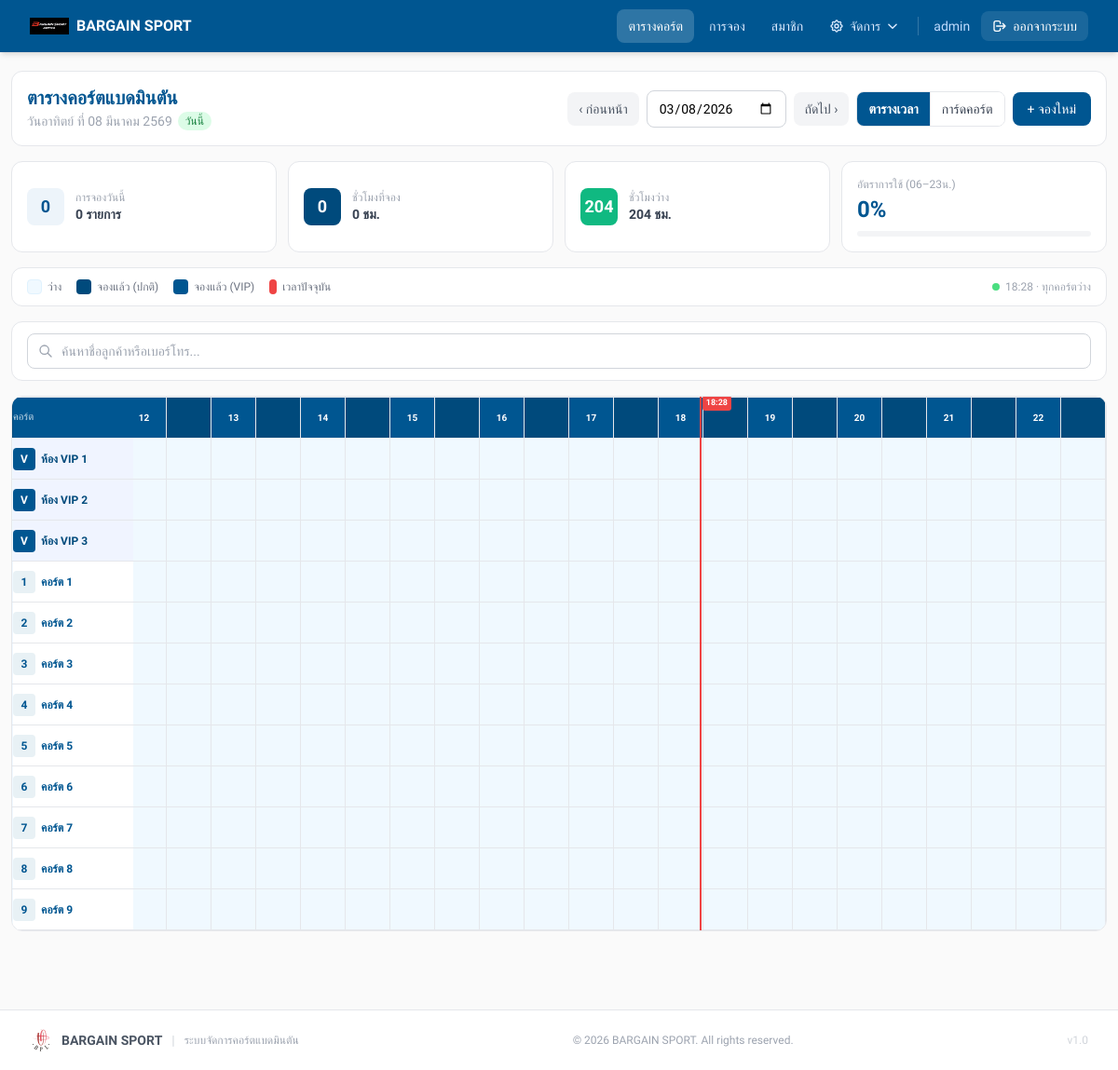
The app's page /timetable_detail.php (signed in) with its own data.
### tables this page shows
CREATE TABLE `courts` (
  `id` int NOT NULL,
  `court_no` int NOT NULL,
  `vip_room_name` varchar(100) DEFAULT NULL COMMENT 'ชื่อห้อง VIP',
  `status` enum('Available','Booked','In Use','Maintenance') DEFAULT 'Available',
  `is_vip` tinyint(1) NOT NULL DEFAULT '0',
  `court_type` enum('normal','vip') DEFAULT 'normal' COMMENT 'ประเภทคอร์ต: normal=ปกติ, vip=VIP',
  `vip_price` decimal(10,2) DEFAULT NULL COMMENT 'ราคาพิเศษสำหรับคอร์ต VIP (บาท/ชั่วโมง)',
  `normal_price` decimal(10,2) DEFAULT NULL COMMENT 'ราคาคงที่สำหรับคอร์ตปกติ (optional)',
  `pricing_group_id` int DEFAULT NULL
);

### timetable_detail.php (the view, shortened to what this page needs)
<?php
require_once __DIR__ . '/config/db.php';
$date = $_GET['date'] ?? date('Y-m-d');
$courts = $pdo->query('SELECT * FROM courts ORDER BY court_type DESC, vip_room_name ASC, court_no ASC')->fetchAll();
$grid        = [];
$gridDetails = [];
foreach ($courts as $c) {
    $grid[$c['id']]        = array_fill(0, 48, null);
    $gridDetails[$c['id']] = array_fill(0, 48, null);
}
$uniqueBookings = [];
$totalBusinessSlots = count($courts) * SLOT_COUNT;
$bookedBusinessSlots = 0;
$freeBusinessSlots = $totalBusinessSlots - $bookedBusinessSlots;
$bookedHours = round($bookedBusinessSlots / 2, 1);
$freeHours   = round($freeBusinessSlots / 2, 1);
$occupancy   = $totalBusinessSlots > 0 ? round($bookedBusinessSlots / $totalBusinessSlots * 100, 1) : 0;
$bookingCount = count($uniqueBookings);
$dateObj    = new DateTime($date);
$thaiMonths = [1=>'มกราคม','กุมภาพันธ์','มีนาคม','เมษายน','พฤษภาคม','มิถุนายน','กรกฎาคม','สิงหาคม','กันยายน','ตุลาคม','พฤศจิกายน','ธันวาคม'];
$thaiDays   = ['อาทิตย์','จันทร์','อังคาร','พุธ','พฤหัสบดี','ศุกร์','เสาร์'];
$dayName    = $thaiDays[(int)$dateObj->format('w')];
$thaiDate   = "วัน{$dayName} ที่ ".$dateObj->format('d')." ".$thaiMonths[(int)$dateObj->format('n')]." ".($dateObj->format('Y')+543);
$isToday    = ($date === date('Y-m-d'));
function getCourtDisplayName(array $court): string {
    if ($court['court_type'] === 'vip' || $court['is_vip'] == 1)
        return $court['vip_room_name'] ?? 'ห้อง VIP';
    return 'คอร์ต ' . $court['court_no'];
}
$prevDate = (new DateTime($date))->modify('-1 day')->format('Y-m-d');
$nextDate = (new DateTime($date))->modify('+1 day')->format('Y-m-d');
?>
<!doctype html>
<html lang="th">
<head>
  <script src="https://cdn.tailwindcss.com"></script>
</head>
<body style="background:#FAFAFA;" class="min-h-screen">
<?php include __DIR__ . '/includes/header.php'; ?>
<div class="max-w-full px-3 py-5">
  <div class="bg-white rounded-xl border border-gray-200 p-4 mb-4">
    <div class="flex flex-col lg:flex-row justify-between items-start lg:items-center gap-3">
      <div>
        <h1 style="color:#005691;" class="text-xl font-bold leading-tight">ตารางคอร์ตแบดมินตัน</h1>
        <p class="text-gray-400 text-sm mt-0.5 flex items-center gap-1.5">
          <?= $thaiDate ?>
          <?php if ($isToday): ?>
          <span class="text-xs px-2 py-0.5 rounded-full bg-green-100 text-green-700 font-medium">วันนี้</span>
          <?php endif; ?>
        </p>
      </div>
      <div class="flex items-center gap-2 flex-wrap">
        <a href="?date=<?= $prevDate ?>" class="px-3 py-2 bg-gray-100 text-gray-600 text-sm rounded-lg hover:bg-gray-200 transition-colors">‹ ก่อนหน้า</a>
        <form method="get" class="flex gap-2">
          <input type="date" name="date" value="<?= htmlspecialchars($date) ?>"
                 onchange="this.form.submit()"
                 class="px-3 py-2 border border-gray-300 rounded-lg focus:border-[#005691] outline-none text-sm">
        </form>
        <a href="?date=<?= $nextDate ?>" class="px-3 py-2 bg-gray-100 text-gray-600 text-sm rounded-lg hover:bg-gray-200 transition-colors">ถัดไป ›</a>
        <div class="flex rounded-lg overflow-hidden border border-gray-200 text-sm flex-shrink-0">
          <button id="btnTimeline" onclick="setView('timeline')"
                  class="px-3 py-2 transition-colors">ตารางเวลา</button>
          <button id="btnCards" onclick="setView('cards')"
                  class="px-3 py-2 transition-colors border-l border-gray-200">การ์ดคอร์ต</button>
        </div>
        <a href="/bookings/create.php" style="background:#005691;"
           class="px-4 py-2 text-white text-sm rounded-lg hover:opacity-90 transition-opacity whitespace-nowrap">+ จองใหม่</a>
      </div>
    </div>
  </div>
  <div class="grid grid-cols-2 sm:grid-cols-4 gap-3 mb-4">
    <div class="bg-white rounded-xl border border-gray-200 p-4 flex items-center gap-3">
      <div style="background:#EDF4FA;" class="w-10 h-10 rounded-lg flex items-center justify-center text-[#005691] text-lg font-bold flex-shrink-0"><?= $bookingCount ?></div>
      <div>
        <p class="text-xs text-gray-400">การจองวันนี้</p>
        <p class="text-sm font-semibold text-gray-700"><?= $bookingCount ?> รายการ</p>
      </div>
    </div>
    <div class="bg-white rounded-xl border border-gray-200 p-4 flex items-center gap-3">
      <div style="background:#004A7C;" class="w-10 h-10 rounded-lg flex items-center justify-center text-white text-lg font-bold flex-shrink-0"><?= $bookedHours ?></div>
      <div>
        <p class="text-xs text-gray-400">ชั่วโมงที่จอง</p>
        <p class="text-sm font-semibold text-gray-700"><?= $bookedHours ?> ชม.</p>
      </div>
    </div>
    <div class="bg-white rounded-xl border border-gray-200 p-4 flex items-center gap-3">
      <div style="background:#10b981;" class="w-10 h-10 rounded-lg flex items-center justify-center text-white text-lg font-bold flex-shrink-0"><?= $freeHours ?></div>
      <div>
        <p class="text-xs text-gray-400">ชั่วโมงว่าง</p>
        <p class="text-sm font-semibold text-gray-700"><?= $freeHours ?> ชม.</p>
      </div>
    </div>
    <div class="bg-white rounded-xl border border-gray-200 p-4">
      <p class="text-xs text-gray-400 mb-1">อัตราการใช้ (06–23น.)</p>
      <p style="color:#005691;" class="text-2xl font-bold leading-tight"><?= $occupancy ?>%</p>
      <div class="w-full bg-gray-100 rounded-full h-1.5 mt-2">
      </div>
    </div>
  </div>
  <div class="bg-white rounded-xl border border-gray-200 px-4 py-3 mb-4 flex flex-wrap gap-4 items-center justify-between">
    <div class="flex flex-wrap gap-4">
      <div class="flex items-center gap-1.5 text-xs text-gray-500">
        <div class="w-4 h-4 rounded" style="background:#f0f9ff;border:1px solid #e0f2fe;"></div>ว่าง
      </div>
      <div class="flex items-center gap-1.5 text-xs text-gray-500">
        <div class="w-4 h-4 rounded" style="background:#004A7C;"></div>จองแล้ว (ปกติ)
      </div>
      <div class="flex items-center gap-1.5 text-xs text-gray-500">
        <div class="w-4 h-4 rounded" style="background:#005691;"></div>จองแล้ว (VIP)
      </div>
      <div class="flex items-center gap-1.5 text-xs text-gray-500">
        <div class="w-2 h-4 rounded" style="background:#ef4444;"></div>เวลาปัจจุบัน
      </div>
    </div>
    <div class="flex items-center gap-3">
      <?php if ($isToday): ?>
      <div id="liveStatus" class="text-xs text-gray-400 font-medium flex items-center gap-1.5">
        <span class="w-2 h-2 rounded-full bg-green-400 inline-block animate-pulse"></span>
        <span id="liveStatusText">กำลังโหลด...</span>
      </div>
      <?php endif; ?>
    </div>
  </div>
  <div class="bg-white rounded-xl border border-gray-200 px-4 py-3 mb-4">
    <div class="flex flex-col sm:flex-row gap-2 items-stretch sm:items-center">
      <div class="relative flex-1">
        <input type="text" id="bookingSearch"
          placeholder="ค้นหาชื่อลูกค้าหรือเบอร์โทร..."
          oninput="doSearch(this.value)"
          class="w-full pl-9 pr-4 py-2 border border-gray-300 rounded-lg text-sm outline-none focus:border-[#005691] focus:ring-1 focus:ring-[#005691]/20">
      </div>
    </div>
  </div>
  <div id="viewTimeline">
  <div class="bg-white rounded-xl border border-gray-200 overflow-hidden mb-4">
    <div class="tl-wrap" id="tlWrap">
      <table class="tl-table" id="tlTable">
        <thead>
          <tr>
            <th class="tl-court-col-head tl-court-cell-head tl-court-col px-3 py-2 text-left">คอร์ต</th>
            <?php for ($i = 0; $i < SLOT_COUNT; $i++):
              $slotAbsolute = SLOT_START + $i;
              $slotHour = intdiv($slotAbsolute, 2);
              $isHalf   = ($slotAbsolute % 2 !== 0);
            ?>
            <th class="tl-slot tl-hour-head <?= $isHalf ? 'half' : '' ?>">
              <?= $isHalf ? '' : sprintf('%02d', $slotHour) ?>
            </th>
            <?php endfor; ?>
          </tr>
        </thead>
        <tbody>
          <?php foreach ($courts as $c):
            $isVip = ($c['court_type'] === 'vip' || $c['is_vip'] == 1);
            $courtName = getCourtDisplayName($c);
            $courtCls  = $isVip ? 'tl-court-cell tl-court-cell-vip' : 'tl-court-cell';
            $bookedCls = $isVip ? 'tl-booked-vip' : 'tl-booked-normal';
          ?>
          <tr>
            <td class="tl-court-col <?= $courtCls ?>" title="<?= htmlspecialchars($courtName) ?>">
              <div class="flex items-center gap-1.5 overflow-hidden">
                <?php if ($isVip): ?>
                <span style="background:#005691;" class="flex-shrink-0 w-6 h-6 rounded flex items-center justify-center text-white text-xs font-bold">V</span>
                <?php else: ?>
                <span style="background:#E8F1F5;color:#005691;" class="flex-shrink-0 w-6 h-6 rounded flex items-center justify-center font-bold text-xs"><?= $c['court_no'] ?></span>
                <?php endif; ?>
                <span class="overflow-hidden text-ellipsis whitespace-nowrap text-xs"><?= htmlspecialchars($courtName) ?></span>
              </div>
            </td>
            <?php
            $si = 0;
            while ($si < SLOT_COUNT):
              $slotAbs = SLOT_START + $si;
              $bkId    = $grid[$c['id']][$slotAbs];
              $bk      = $gridDetails[$c['id']][$slotAbs];
              if ($bkId !== null && $bk !== null):
                $colspan = 0;
                $tmpSi = $si;
                while ($tmpSi < SLOT_COUNT && $grid[$c['id']][SLOT_START + $tmpSi] === $bkId) {
                  $colspan++;
                  $tmpSi++;
                }
                $startDt = new DateTime($bk['start_datetime']);
                $endDt   = (clone $startDt)->modify('+' . (int)$bk['duration_hours'] . ' hour');
                $hasSlip = !empty($bk['payment_slip_path']);
                $bkJson  = htmlspecialchars(json_encode($bk, JSON_UNESCAPED_UNICODE), ENT_QUOTES);
                $cnJson  = htmlspecialchars(json_encode($courtName, JSON_UNESCAPED_UNICODE), ENT_QUOTES);
            ?>
            <td class="tl-booked <?= $bookedCls ?>"
                colspan="<?= $colspan ?>"
                data-bk-id="<?= $bk['id'] ?>"
                data-bk-name="<?= htmlspecialchars($bk['customer_name'], ENT_QUOTES) ?>"
                data-bk-phone="<?= htmlspecialchars($bk['customer_phone'] ?? '', ENT_QUOTES) ?>"
                data-bk-court="<?= htmlspecialchars($courtName, ENT_QUOTES) ?>"
                data-bk-badge="<?= $isVip ? 'V' : $c['court_no'] ?>"
                data-bk-start="<?= $startDt->format('H:i') ?>"
                data-bk-end="<?= $endDt->format('H:i') ?>"
                data-bk-start-ts="<?= $startDt->getTimestamp() ?>"
                data-bk-end-ts="<?= $endDt->getTimestamp() ?>"
                data-bk-vip="<?= $isVip ? '1' : '0' ?>"
                onclick="showModal(<?= $bkJson ?>, <?= $cnJson ?>, <?= $isVip ? 'true' : 'false' ?>)"
                title="<?= htmlspecialchars($bk['customer_name']) ?> <?= $startDt->format('H:i') ?>–<?= $endDt->format('H:i') ?>">
              <div class="tl-booked-inner">
                <div class="tl-booked-name"><?= htmlspecialchars($bk['customer_name']) ?></div>
                <?php if ($colspan >= 3): ?>
                <div class="tl-booked-time"><?= $startDt->format('H:i') ?>–<?= $endDt->format('H:i') ?></div>
                <?php endif; ?>
              </div>
              <?php if ($hasSlip): ?>
              <span class="tl-booked-slip" title="มีสลิปแล้ว">📎</span>
              <?php endif; ?>
            </td>
            <?php
                $si += $colspan;
              else:
            ?>
            <td class="tl-free tl-slot"></td>
            <?php
                $si++;
              endif;
            endwhile;
            ?>
          </tr>
          <?php endforeach; ?>
        </tbody>
      </table>
    </div>
  </div>
  </div>
</div>
<?php include __DIR__ . '/includes/footer.php'; ?>
</body>
</html>

### records on screen
courts: court_type "V", vip_room_name "ห้อง VIP 1"
courts: court_type "V", vip_room_name "ห้อง VIP 2"
courts: court_type "V", vip_room_name "ห้อง VIP 3"
courts: court_no "1", court_no "คอร์ต 1"
courts: court_no "2", court_no "คอร์ต 2"
courts: court_no "3", court_no "คอร์ต 3"
courts: court_no "4", court_no "คอร์ต 4"
courts: court_no "5", court_no "คอร์ต 5"
courts: court_no "6", court_no "คอร์ต 6"
courts: court_no "7", court_no "คอร์ต 7"
courts: court_no "8", court_no "คอร์ต 8"
courts: court_no "9", court_no "คอร์ต 9"

### other values on screen
$_siteName "BARGAIN SPORT"
$_username "admin"
$thaiDate "วันอาทิตย์ ที่ 08 มีนาคม 2569"
$bookingCount "0"
$bookedHours "0"
$freeHours "204"
$occupancy "0"
$slotHour "12"
$slotHour "13"
$slotHour "14"
$slotHour "15"
$slotHour "16"
$slotHour "17"
$slotHour "18"
$slotHour "19"
